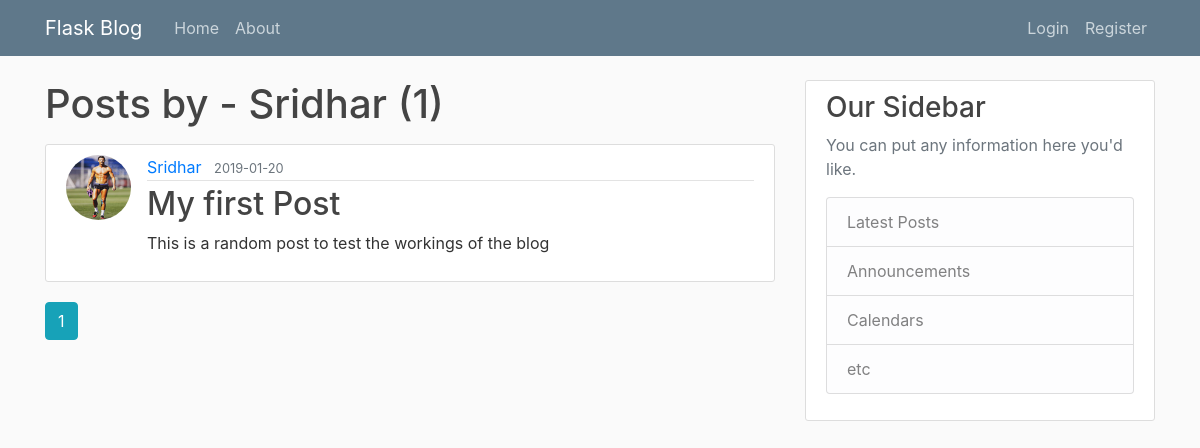
The app's page /user/Sridhar, older data.
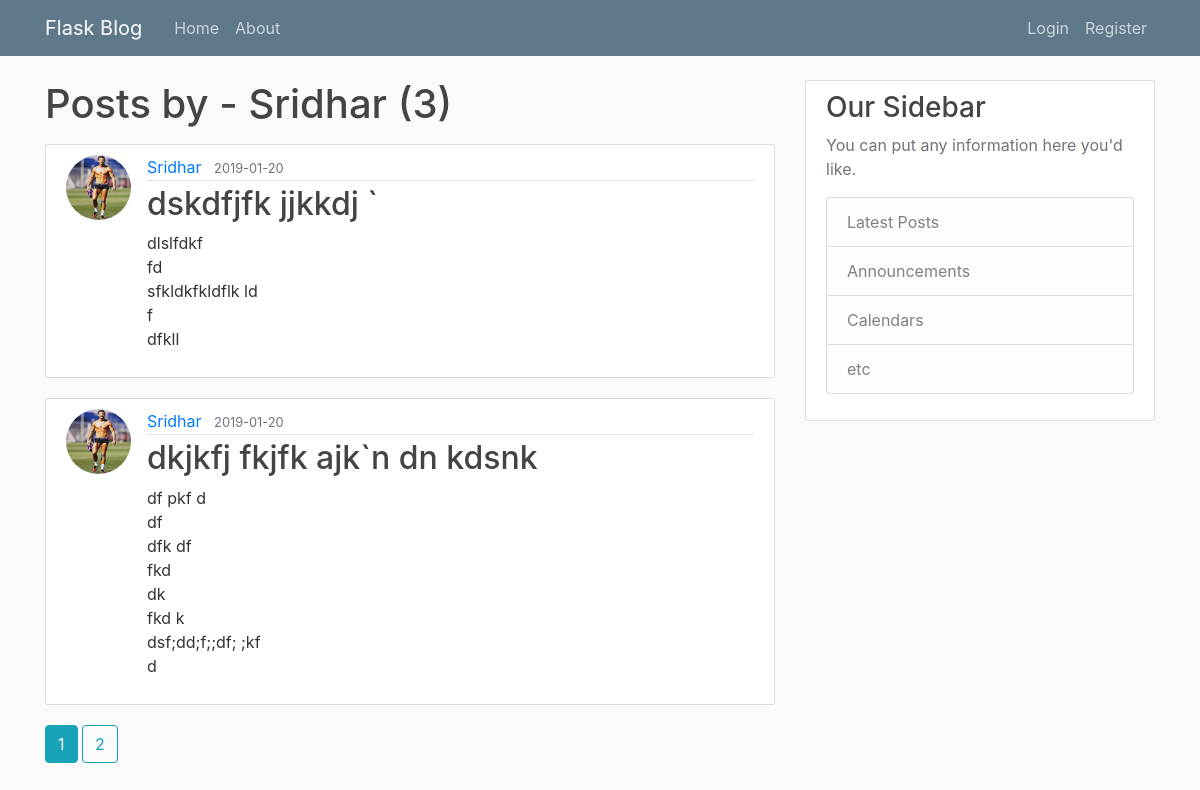
The same page, newer data.
### flaskblog/models.py (models this page shows, shortened)
class User(db.Model, UserMixin):
    id = db.Column(db.Integer, primary_key=True)
    username = db.Column(db.String(20), unique=True, nullable=False)
    email = db.Column(db.String(120), unique=True, nullable=False)
    image_file = db.Column(db.String(20), nullable=False, default='default.jpg')
    password = db.Column(db.String(60), nullable=False)
    posts = db.relationship('Post', backref="author", lazy=True) #backred is similar to adding a author col to the post model

class Post(db.Model):
    id = db.Column(db.Integer, primary_key=True)
    title = db.Column(db.String(100), nullable=False)
    date_posted = db.Column(db.DateTime, nullable=False, default=datetime.utcnow)
    content = db.Column(db.Text, nullable=False)
    user_id = db.Column(db.Integer, db.ForeignKey('user.id'), nullable=False)

### flaskblog/routes.py (the view)
@app.route("/user/<string:username>", methods=['GET'])
def user_posts(username):
    page = request.args.get("page", 1, type=int)
    user = User.query.filter_by(username=username).first_or_404()
    posts = Post.query.filter_by(author=user)\
        .order_by(Post.date_posted.desc())\
        .paginate(page=page, per_page=2)
    return render_template("user_posts.html", posts=posts, user=user)

### flaskblog/templates/user_posts.html
{% extends "layout.html" %}
{% block content %}
<h1 class="mb-3">Posts by - {{ user.username }} ({{ posts.total }})</h1>
{% for post in posts.items %}
    <article class="media content-section">
        <img class="rounded-circle article-img" src="{{ url_for('static', filename='profile_pics/'+post.author.image_file) }}" alt="">
        <div class="media-body">
            <div class="article-metadata">
              <a class="mr-2" href="{{ url_for('user_posts', username=post.author.username) }}">{{ post.author.username }}</a>
              <small class="text-muted">{{ post.date_posted.strftime('%Y-%m-%d') }}</small>
            </div>
            <h2><a class="article-title" href="{{ url_for('post', post_id=post.id) }}">{{ post.title }}</a></h2>
            <p class="article-content">{{ post.content }}</p>
        </div>
    </article>
{% endfor %}
{% for page_num in posts.iter_pages(left_edge=1, right_edge=1, left_current=1, right_current=2) %}
    {% if page_num %}
        {% if posts.page == page_num %}
            <a class="btn btn-info btn-4" href="{{ url_for('user_posts', username=user.username, page=page_num) }}">{{ page_num }}</a>
        {% else %}
            <a class="btn btn-outline-info btn-4" href="{{ url_for('user_posts', username=user.username, page=page_num) }}">{{ page_num }}</a>
        {% endif %}
    {% else %}
        ...
    {% endif %}
{% endfor%}
{% endblock content%}

### flaskblog/templates/layout.html (shortened to what this page needs)
<!DOCTYPE html>
<html lang="en">
<head>
    <link rel="stylesheet" href="https://stackpath.bootstrapcdn.com/bootstrap/4.2.1/css/bootstrap.min.css">
    <link rel="stylesheet", type="text/css", href="{{ url_for('static', filename='main.css') }}">
</head>
<body>
    <header class="site-header">
      <nav class="navbar navbar-expand-md navbar-dark bg-steel fixed-top">
        <div class="container">
          <a class="navbar-brand mr-4" href="{{ url_for('home') }}">Flask Blog</a>
          <div class="collapse navbar-collapse" id="navbarToggle">
            <div class="navbar-nav mr-auto">
              <a class="nav-item nav-link" href="{{ url_for('home') }}">Home</a>
              <a class="nav-item nav-link" href="{{ url_for('about') }}">About</a>
            </div>
            <div class="navbar-nav">
                {% if current_user.is_authenticated %}
                    <a class="nav-item nav-link" href="{{ url_for('new_post') }}">New Post</a>
                    <a class="nav-item nav-link" href="{{ url_for('account') }}">Account</a>
                    <a class="nav-item nav-link" href="{{ url_for('logout') }}">Logout</a>
                {% else %}
                    <a class="nav-item nav-link" href="{{ url_for('login') }}">Login</a>
                    <a class="nav-item nav-link" href="{{ url_for('register') }}">Register</a>
                {% endif %}
            </div>
          </div>
        </div>
      </nav>
    </header>
    <main role="main" class="container">
      <div class="row">
        <div class="col-md-8">
            {% block content %}{% endblock %}
        </div>
        <div class="col-md-4">
          <div class="content-section">
            <h3>Our Sidebar</h3>
            <p class='text-muted'>You can put any information here you'd like.
              <ul class="list-group">
                <li class="list-group-item list-group-item-light">Latest Posts</li>
                <li class="list-group-item list-group-item-light">Announcements</li>
                <li class="list-group-item list-group-item-light">Calendars</li>
                <li class="list-group-item list-group-item-light">etc</li>
              </ul>
            </p>
          </div>
        </div>
      </div>
    </main>
</body>
</html>

### flaskblog/static/main.css (style rules this page uses)
body { background: #fafafa; color: #333333; margin-top: 5rem; }
h1, h2, h3, h4, h5, h6 { color: #444444; }
.bg-steel { background-color: #5f788a; }
.site-header .navbar-nav .nav-link { color: #cbd5db; }
.content-section { background: #ffffff; padding: 10px 20px; border: 1px solid #dddddd; border-radius: 3px; margin-bottom: 20px; }
.article-title { color: #444444; }
.article-content { white-space: pre-line; }
.article-img { height: 65px; width: 65px; margin-right: 16px; }
.article-metadata { padding-bottom: 1px; margin-bottom: 4px; border-bottom: 1px solid #e3e3e3 }

Row changes from the older to the newer data that the page shows:
no longer on this page (row unchanged): Post: image_file (picture), author.username "Sridhar", date_posted "2019-01-20", title "My first Post", content "This is a random post to test the workings of the blog"
added Post: image_file (picture), author.username "Sridhar", date_posted "2019-01-20", title "dskdfjfk jjkkdj `", content "dlslfdkf fd sfkldkfkldflk ld f dfkll"
added Post: image_file (picture), author.username "Sridhar", date_posted "2019-01-20", title "dkjkfj fkjfk ajk`n dn kdsnk", content "df pkf d df dfk df fkd dk fkd k dsf;dd;f;;df; ;kf d"
Text that changed along with them:
{{ posts.total }}: "1" → "3"
new list line: "2"
